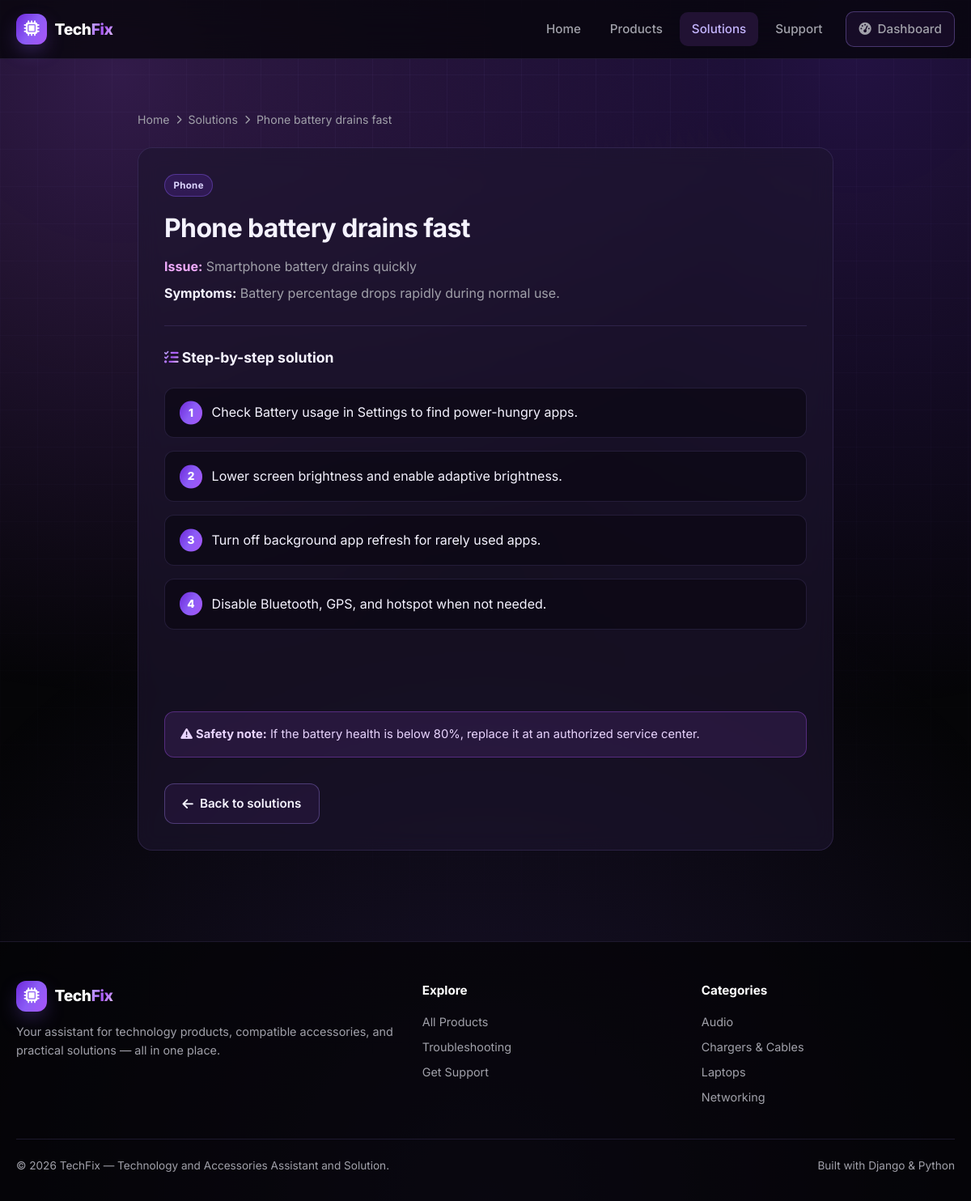
/guides/2/, run on the app's committed database.
### catalog/models.py (models this page shows, shortened)
class TroubleshootingGuide(models.Model):
    title = models.CharField(max_length=180)
    device_type = models.CharField(max_length=60, blank=True)
    issue = models.CharField(max_length=180)
    symptoms = models.TextField(blank=True)
    steps = models.TextField()
    safety_note = models.TextField(blank=True)
    is_published = models.BooleanField(default=True)
    created_at = models.DateTimeField(auto_now_add=True)

class Category(models.Model):
    name = models.CharField(max_length=100, unique=True)
    description = models.TextField(blank=True)

### catalog/views.py (the view)
# urls.py: path("guides/<int:pk>/", views.guide_detail, name="guide_detail"),
def guide_detail(request, pk):
    guide = get_object_or_404(TroubleshootingGuide, pk=pk, is_published=True)
    steps = [s.strip() for s in guide.steps.splitlines() if s.strip()]
    return render(
        request,
        "catalog/guide_detail.html",
        _base_context(guide=guide, steps=steps, active="guides"),
    )

### catalog/views.py (called while the page is built)
def _base_context(**extra):
    context = {
        "nav_categories": Category.objects.annotate(
            product_count=Count("products", filter=Q(products__is_active=True))
        ).order_by("name"),
    }
    context.update(extra)
    return context

### catalog/templates/catalog/guide_detail.html (shortened to what this page needs)
{% extends "catalog/base.html" %}
{% block content %}
<section class="block">
    <div class="container" style="max-width:860px;">
        <div class="breadcrumbs">
            <a href="{% url 'catalog:home' %}">Home</a>
            <i class="fa-solid fa-chevron-right" style="font-size:.7rem;"></i>
            <a href="{% url 'catalog:guide_list' %}">Solutions</a>
            <i class="fa-solid fa-chevron-right" style="font-size:.7rem;"></i>
            <span>{{ guide.title }}</span>
        </div>
        <div class="panel">
            {% if guide.device_type %}<span class="badge purple">{{ guide.device_type }}</span>{% endif %}
            <h1 style="font-size:2rem;letter-spacing:-.02em;margin:.8rem 0 .6rem;">{{ guide.title }}</h1>
            <div style="color:var(--muted);">
                <p><strong style="color:var(--danger);">Issue:</strong> {{ guide.issue }}</p>
                {% if guide.symptoms %}<p style="margin-top:.5rem;"><strong style="color:var(--text);">Symptoms:</strong> {{ guide.symptoms }}</p>{% endif %}
            </div>
            <div class="divider"></div>
            <h3 style="font-size:1.1rem;"><i class="fa-solid fa-list-check gradient-text"></i> Step-by-step solution</h3>
            <div class="steps">
                {% for step in steps %}
                    <div class="step">{{ step }}</div>
                {% empty %}
                    <div class="step">{{ guide.steps }}</div>
                {% endfor %}
            </div>
            {% if guide.safety_note %}
                <div class="note"><i class="fa-solid fa-triangle-exclamation"></i> <strong>Safety note:</strong> {{ guide.safety_note }}</div>
            {% endif %}
            <div style="margin-top:2rem;">
                <a href="{% url 'catalog:guide_list' %}" class="btn btn-ghost"><i class="fa-solid fa-arrow-left"></i> Back to solutions</a>
            </div>
        </div>
    </div>
</section>
{% endblock %}

### catalog/templates/catalog/base.html (shortened to what this page needs)
{% load static %}
<!DOCTYPE html>
<html lang="en">
<head>
    <link rel="stylesheet" href="https://cdnjs.cloudflare.com/ajax/libs/font-awesome/6.5.1/css/all.min.css" />
    <link rel="stylesheet" href="{% static 'catalog/css/style.css' %}" />
</head>
<body>
    <header class="navbar">
        <div class="container nav-inner">
            <a href="{% url 'catalog:home' %}" class="brand">
                <span class="brand-badge"><i class="fa-solid fa-microchip"></i></span>
                <span>Tech<span class="gradient-text">Fix</span></span>
            </a>
            <nav class="nav-links">
                <a href="{% url 'catalog:home' %}" class="{% if active == 'home' %}active{% endif %}">Home</a>
                <a href="{% url 'catalog:product_list' %}" class="{% if active == 'products' %}active{% endif %}">Products</a>
                <a href="{% url 'catalog:guide_list' %}" class="{% if active == 'guides' %}active{% endif %}">Solutions</a>
                <a href="{% url 'catalog:support' %}" class="{% if active == 'support' %}active{% endif %}">Support</a>
                <a href="/admin/" class="btn btn-ghost" style="margin-left:.5rem;">
                    <i class="fa-solid fa-gauge-high"></i> Dashboard
                </a>
            </nav>
        </div>
    </header>
    <main>
        {% block content %}{% endblock %}
    </main>
    <footer>
        <div class="container">
            <div class="footer-grid">
                <div>
                    <div class="brand" style="margin-bottom:.8rem;">
                        <span class="brand-badge"><i class="fa-solid fa-microchip"></i></span>
                        <span>Tech<span class="gradient-text">Fix</span></span>
                    </div>
                    <p>Your assistant for technology products, compatible accessories, and practical solutions — all in one place.</p>
                </div>
                <div>
                    <h4>Explore</h4>
                    <a href="{% url 'catalog:product_list' %}">All Products</a>
                    <a href="{% url 'catalog:guide_list' %}">Troubleshooting</a>
                    <a href="{% url 'catalog:support' %}">Get Support</a>
                </div>
                <div>
                    <h4>Categories</h4>
                    {% for cat in nav_categories|slice:":4" %}
                        <a href="{% url 'catalog:product_list' %}?category={{ cat.id }}">{{ cat.name }}</a>
                    {% empty %}
                        <a href="{% url 'catalog:product_list' %}">Browse catalog</a>
                    {% endfor %}
                </div>
            </div>
            <div class="footer-bottom">
                <span>&copy; {% now "Y" %} TechFix — Technology and Accessories Assistant and Solution.</span>
                <span>Built with Django &amp; Python</span>
            </div>
        </div>
    </footer>
</body>
</html>

### data on the page
TroubleshootingGuide: title "Phone battery drains fast", device_type "Phone", issue "Smartphone battery drains quickly", symptoms "Battery percentage drops rapidly during normal use.", safety_note "If the battery health is below 80%, replace it at an authorized service center."
Category: name "Audio"
Category: name "Chargers & Cables"
Category: name "Laptops"
Category: name "Networking"

### other printed values
{{ step }} "Check Battery usage in Settings to find power-hungry apps." "Lower screen brightness and enable adaptive brightness." "Turn off background app refresh for rarely used apps." "Disable Bluetooth, GPS, and hotspot when not needed."
